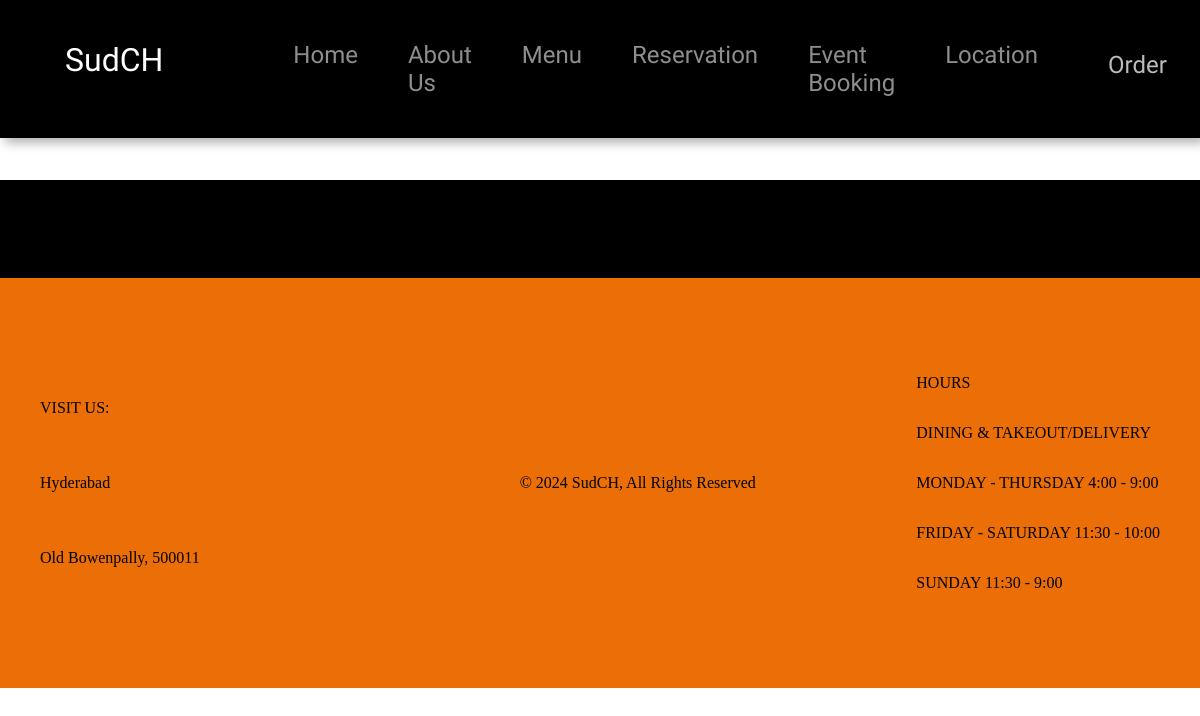
Page /aboutus/ on the earlier database version.
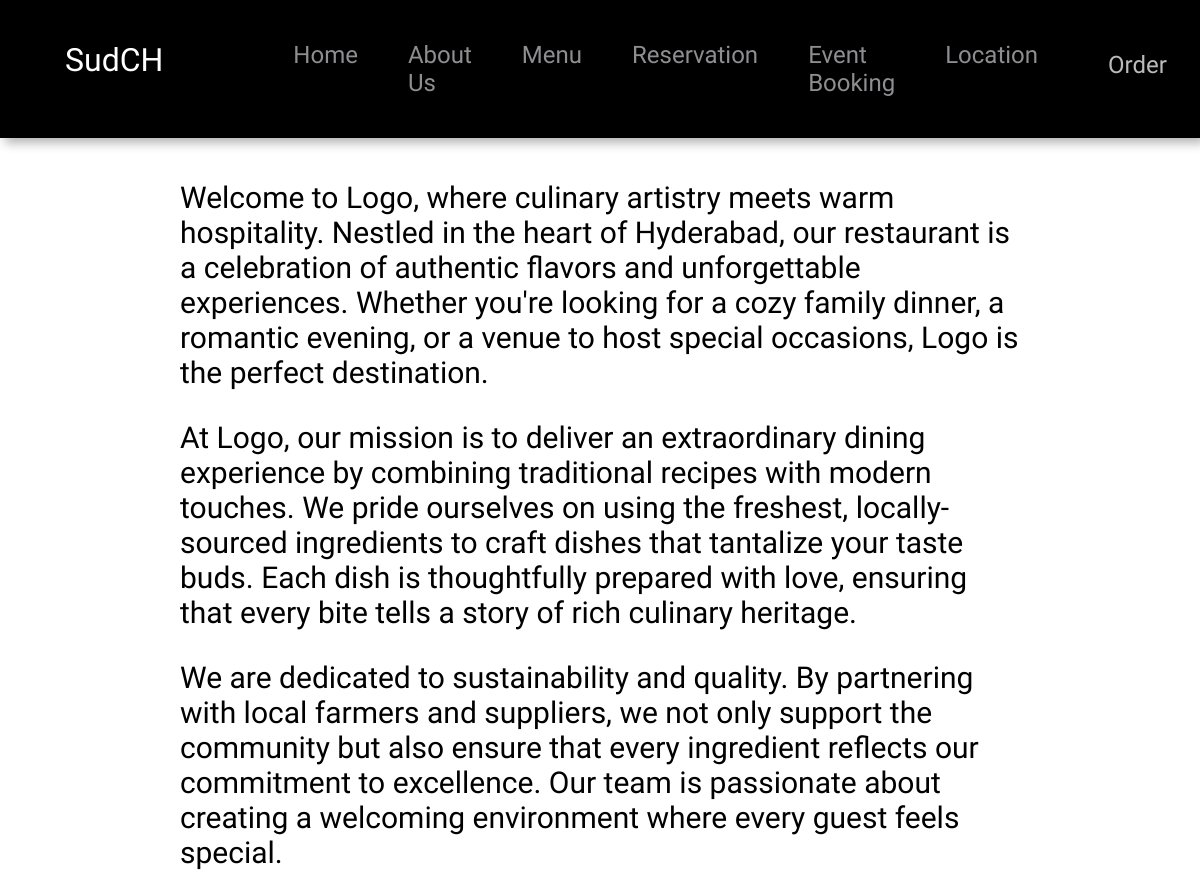
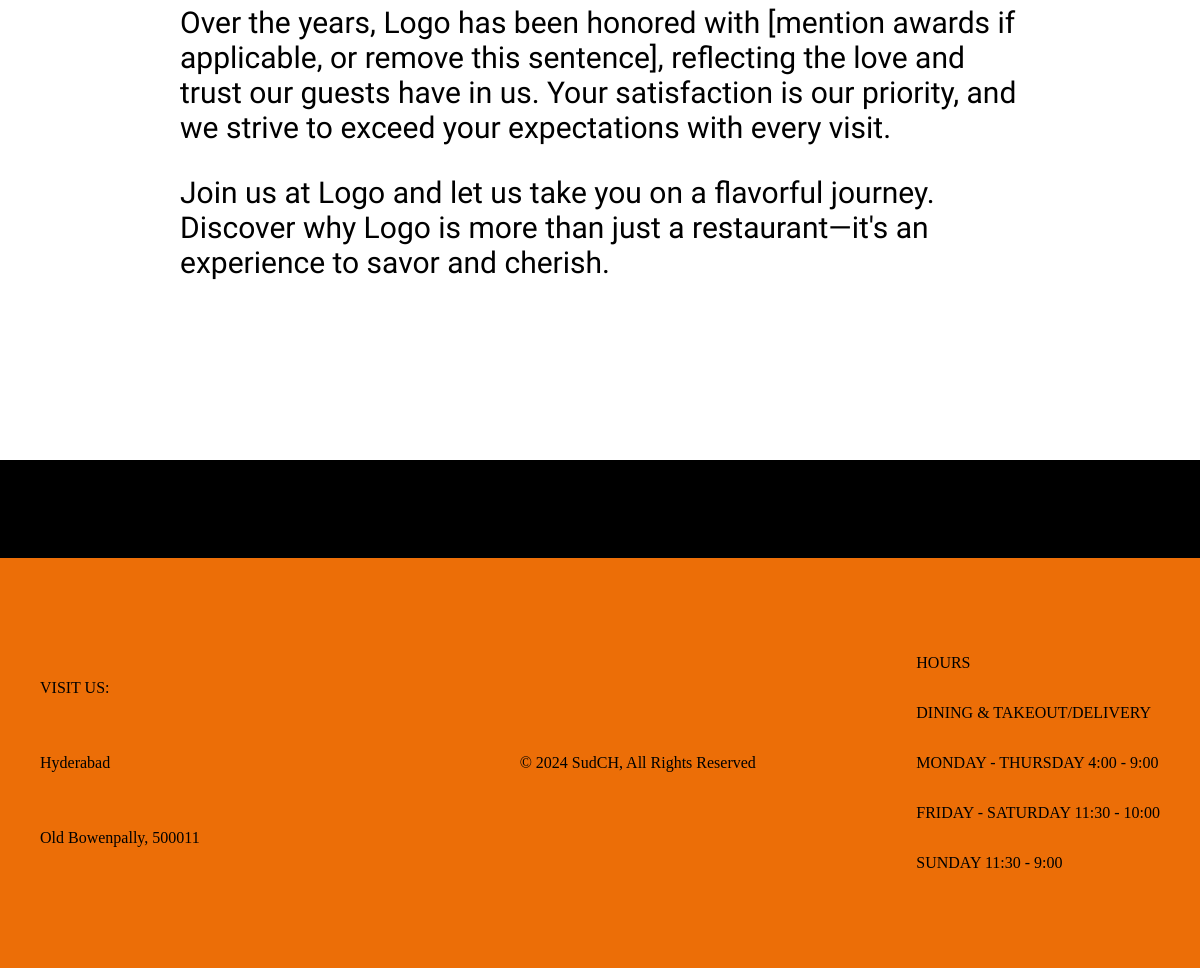
Same page on the later database version (2 pictures, top to bottom).
### aboutus/models.py (models this page shows)
class Caboutus(models.Model):
    para_num=models.IntegerField()
    aboutus_desc=HTMLField()

### sample/views.py (the view)
# urls.py: path('aboutus/', views.aboutus,name='about'),
def aboutus(request):
    aboutus_data=Caboutus.objects.all() [:5]
    data={"aboutus_data":aboutus_data}
    return render(request,"aboutus.html",data)

### templates/aboutus.html
{% extends 'base.html' %}
{% block content %}
<div class="para_aboutus">
    {%for i in aboutus_data%}
    <p>
        {{i.aboutus_desc}}
    </p>
    {%endfor%}
</div>
{% endblock %}

### templates/base.html
{% include "header.html" %}
{% block content %}
{% endblock %}
{% include "footer.html" %}

### templates/header.html (shortened to what this page needs)
<!DOCTYPE html>
<html>
<head>
  <link rel="stylesheet"  type="text/css" href="/static/styles.css">
</head>
<body>
  <nav class="blue sticky">
      <ul class="main-nav">
          <li class="logo">SudCH</li>
          <li><a class="n-link" href="{% url 'home' %}">Home</a></li>
          <li><a class="n-link" href="{% url 'about' %}">About Us</a></li>
          <li><a class="n-link" href="{% url 'menu' %}">Menu</a></li>
          <li><a class="n-link" href="{% url 'reservation' %}">Reservation</a></li>
          <li><a class="n-link" href="{% url 'eventbooking' %}">Event Booking</a></li>
          <li><a class="n-link" href="{% url 'location' %}">Location</a></li>
          <li class="push"><button class="order">Order</button></li>
      </ul>
  </nav>

### templates/footer.html
  <article class=" basel">v</article>
  <footer class=" yellow">
    <div class="fc1">
      <p >VISIT US:</p>
      <p >Hyderabad</p>
      <p>Old Bowenpally, 500011</p>
    </div>
    <p class="fc1 fctr">© 2024 SudCH, All Rights Reserved</p>
    <div class="fc1 push">
      <p>HOURS</p>
       <p>DINING & TAKEOUT/DELIVERY</p>
        <p>MONDAY  - THURSDAY 4:00 - 9:00</p>
        <p> FRIDAY - SATURDAY 11:30 - 10:00</p>
        <p> SUNDAY 11:30 - 9:00</p>
    </div>
  </footer>

### static/styles.css (style rules this page uses)
.blue { background-color:#000000; border:none; }
body { margin: 0 auto; background-image: url(backgroung.jpeg); }
.main-nav { overflow-x: auto; display: flex; list-style: none; margin: 0 color:white; }
.sticky { position: fixed; top: 0; width: 100%; box-shadow: 5px 5px 10px rgba(0, 0, 0, 0.3); }
li { padding: 25px; }
.logo { color:white; margin-right: 80px; cursor: pointer; font-family: 'Peralta', serif; font-size: 2em; }
.n-link { font-size: x-large; font-family: 'Indie Flower', cursive; color: #8e8e91; text-decoration: none; transition: all 0.3s linear;; }
.push { margin-left: auto; }
.order { padding: 10px 20px 10px 20px; border: none; color: #bbb; background-color: black; font-family: 'Red Rose', serif; font-size: x-large; border-radius: 15px; transition: all 0.4s linear; }
.para_aboutus { font-size: 30px; font-family: 'Dancing Script', cursive; margin:6em; }
.yellow { display: flex; padding-top: 5em; padding-bottom: 5em; background-color: #ec6e07; width: 100%; }
.fc1 { padding-left: 2.5em; padding-right: 2.5em; display: flex; justify-content: space-evenly; flex-direction:column; }
.basel { background-color: black; width: 100%; padding-bottom: 5em; }
.fctr { margin-left: 15em; }

Differences in the rows shown:
added Caboutus: aboutus_desc "Welcome to Logo, where culinary artistry meets warm hospitality. Nestled in the heart of Hyderabad, our restaurant is a celebration of authentic flavors and unforgettable experiences. Whether you're looking for a cozy family dinner, a romantic evening, or a venue to host special occasions, Logo is the perfect destination."
added Caboutus: aboutus_desc "At Logo, our mission is to deliver an extraordinary dining experience by combining traditional recipes with modern touches. We pride ourselves on using the freshest, locally-sourced ingredients to craft dishes that tantalize your taste buds. Each dish is thoughtfully prepared with love, ensuring that every bite tells a story of rich culinary heritage."
added Caboutus: aboutus_desc "We are dedicated to sustainability and quality. By partnering with local farmers and suppliers, we not only support the community but also ensure that every ingredient reflects our commitment to excellence. Our team is passionate about creating a welcoming environment where every guest feels special."
added Caboutus: aboutus_desc "Over the years, Logo has been honored with [mention awards if applicable, or remove this sentence], reflecting the love and trust our guests have in us. Your satisfaction is our priority, and we strive to exceed your expectations with every visit."
added Caboutus: aboutus_desc "Join us at Logo and let us take you on a flavorful journey. Discover why Logo is more than just a restaurant—it's an experience to savor and cherish."
